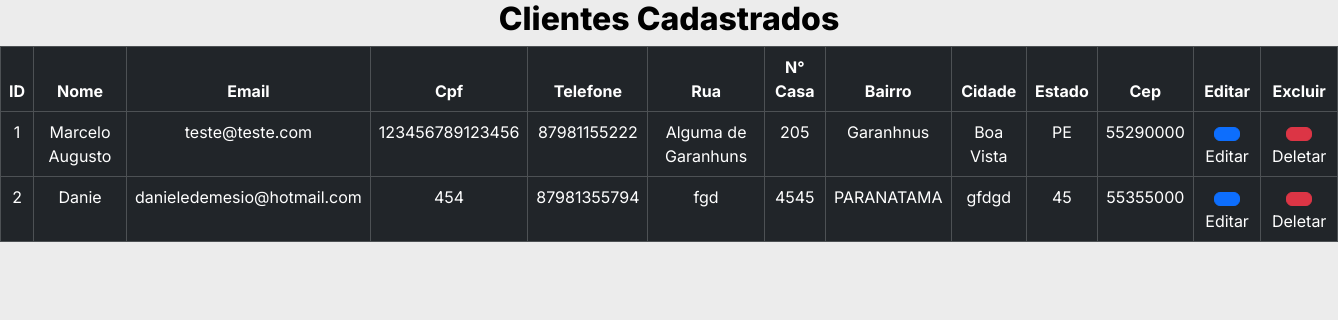
Page /clientes_cadastrados on the earlier database version.
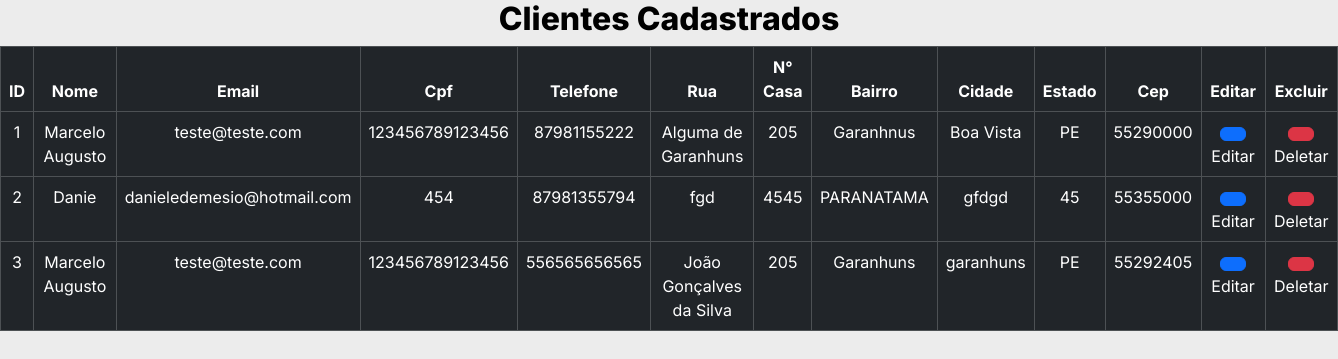
Same page on the later database version.
### tables this page shows
CREATE TABLE "clientes"(
        "ID_clientes" INTEGER PRIMARY KEY AUTOINCREMENT,
        "nome" TEXT,
        "email" TEXT,
        "cpf" TEXT,
        "telefone" TEXT,
        "rua" TEXT,
        "numero" TEXT,
        "bairro" TEXT,
        "cidade" TEXT,
        "estado" TEXT,
        "cep" TEXT
        );

### cliente.py (the view)
@bp_clientes.route('/clientes_cadastrados')
def clientes_cadastrados():
    con = sql.connect("goservice.db")
    con.row_factory = sql.Row
    cur = con.cursor()
    cur.execute("select * from clientes")
    data = cur.fetchall()
    return render_template('clientes/cadastrados.html', dados=data)

### templates/clientes/cadastrados.html (shortened to what this page needs)
{% extends 'clientes/base/base_cadastrados.html' %}
{% block customCSS %}
<link rel="stylesheet" href="{{ url_for('static', filename='css/estilosCli/estilo_lista.css') }}">
{% endblock %}
{% block body %}
  <h3 class="titulo__pagina">Clientes Cadastrados</h3>
  <table class="table table-bordered table-dark bg-dark tabela">
    <thead>
      <tr>
        <th scope="col">ID</th>
        <th scope="col">Nome</th>
        <th scope="col">Email</th>
        <th scope="col">Cpf</th>
        <th scope="col">Telefone</th>
        <th scope="col">Rua</th>
        <th scope="col">N° Casa</th>
        <th scope="col">Bairro</th>
        <th scope="col">Cidade</th>
        <th scope="col">Estado</th>
        <th scope="col">Cep</th>
        <th scope="col">Editar</th>
        <th scope="col">Excluir</th>
      </tr>
    </thead>
    <tbody>
        {% for row in dados %}
      <tr>
        <td>{{loop.index}}</td>
        <td>{{row.NOME}}</td>
        <td>{{row.EMAIL}}</td>
        <td>{{row.CPF}}</td>
        <td>{{row.TELEFONE}}</td>
        <td>{{row.RUA}}</td>
        <td>{{row.NUMERO}}</td>
        <td>{{row.BAIRRO}}</td>
        <td>{{row.CIDADE}}</td>
        <td>{{row.ESTADO}}</td>
        <td>{{row.CEP}}</td>
        <td><a href="{{url_for('clientes.edit_user', idCli=row.ID_clientes)}}" class="btn btn-primary"></a>Editar</td>
        <td><a href="{{url_for('clientes.delete_user', idCli=row.ID_clientes)}}" class="btn btn-danger" onclick="return confirm('Tem certeza que deseja apagar?')"></a>Deletar</td>
      </tr>
      {% endfor %}
    </tbody>
</table>
{% endblock %}

### templates/clientes/base/base_cadastrados.html (shortened to what this page needs)
<!DOCTYPE html>
<html lang="pt-br">
<head>
    <link href="https://cdn.jsdelivr.net/npm/bootstrap@5.3.2/dist/css/bootstrap.min.css" rel="stylesheet">
    {% block customCSS %}
    {% endblock %}
</head>
<body>
    {% block body %}
    {% endblock %}
</body>
</html>

### static/css/estilosCli/estilo_lista.css (style rules this page uses)
:root { --cor-preta: #000; --cor-branca: #FFF; --cor-cinza: #ECECEC; --cor-cinza-escuro: #CBC8C8; --fonte-inter: 'Inter', sans-serif; }
* { margin: 0; padding: 0; box-sizing: border-box; }
body { font-family: 'Inter', sans-serif; background-color: var(--cor-cinza); color: var(--cor-preta); }
.titulo__pagina { text-align: center; font-size: 32px; font-weight: 800; }
th,td { text-align: center; }

Differences in the rows shown:
added clientes: NOME "Marcelo Augusto", EMAIL "teste@teste.com", CPF "123456789123456", TELEFONE "556565656565", RUA "João Gonçalves da Silva", NUMERO "205", BAIRRO "Garanhuns", CIDADE "garanhuns", ESTADO "PE", CEP "55292405"
